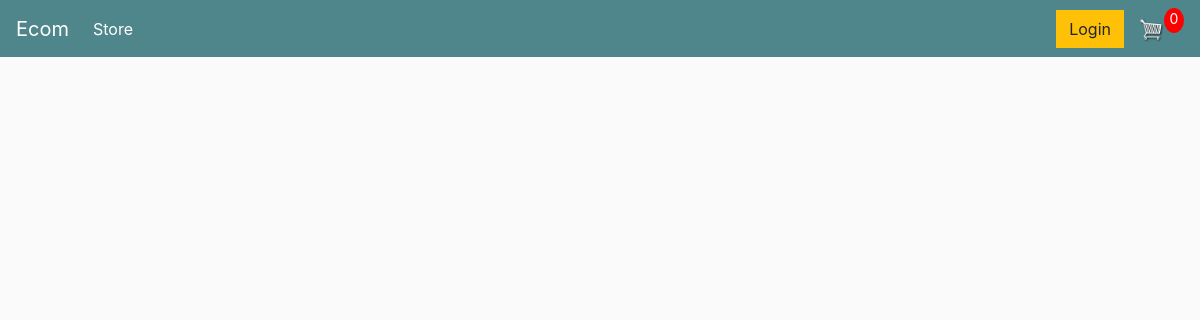
/, run on an earlier commit of the app's database.
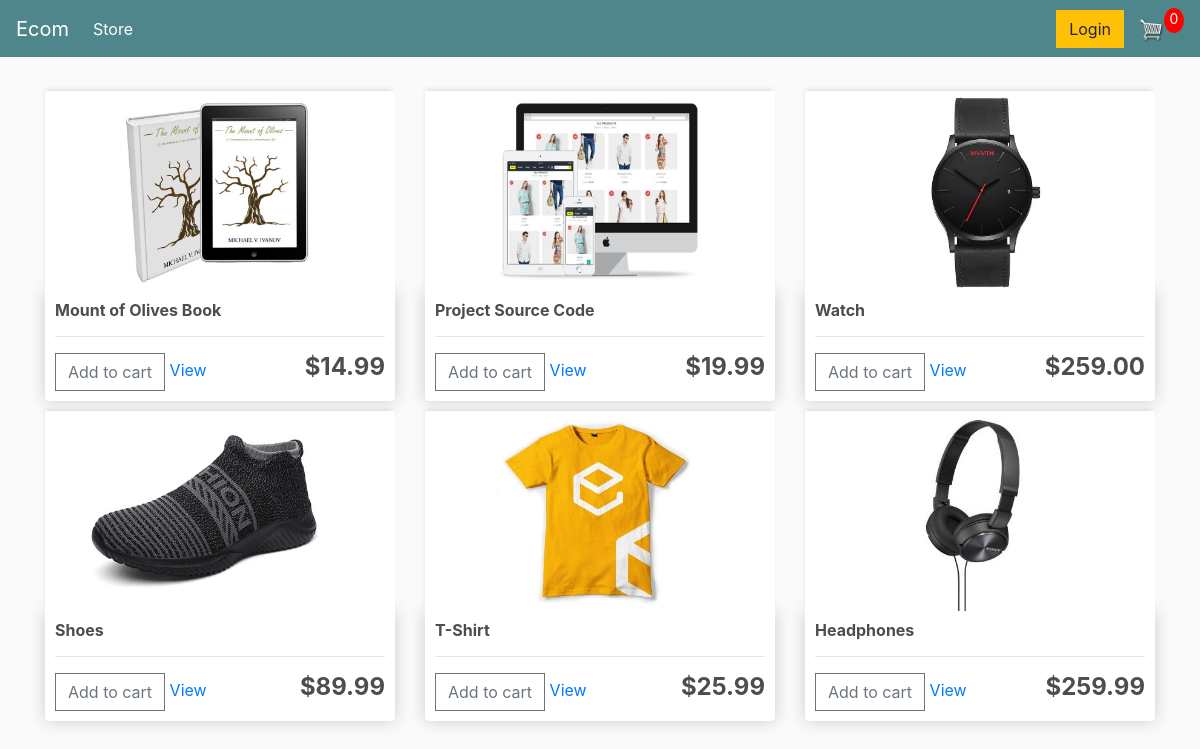
And on a later commit of the database.
### store/models.py (models this page shows, shortened)
class Product(models.Model):
    name = models.CharField(max_length=200)
    price = models.FloatField()
    digital = models.BooleanField(default=False,null=True,blank=True)
    image = models.ImageField(null=True,blank=True)
    @property
    def imageURL(self):
        try:
            url = self.image.url
        except:
            url = ''
        return url

### store/views.py (the view)
# urls.py: path('',include("store.urls")),
def store(request):
    products = Product.objects.all()
    context = {'products':products}
    return render(request, 'store/store.html', context)

### store/templates/store/store.html
{% extends 'store/main.html' %}
{% load static %}
{% block content %}
<div class="row">
    {% for product in products %}
    <div class="col-lg-4">
        <img class="thumbnail" src="{{ product.imageURL }}">
        <div class="box-element product">
            <h6><strong>{{product.name}}</strong></h6>
            <hr>
            <button data-product={{product.id}} data-action="add" class="btn btn-outline-secondary add-btn update-cart">Add to cart</button>
            <a class="btn-btn-outline-success" href="#">View</a>
            <h4 style="display: inline-block; float: right;"><strong>${{product.price|floatformat:2}}</strong></h4>
        </div>
    </div>
    {% endfor %}
</div>
{% endblock content %}

### store/templates/store/main.html (shortened to what this page needs)
<!DOCTYPE html>
{% load static %}
<html>
<head>
	<link rel="stylesheet" href="https://stackpath.bootstrapcdn.com/bootstrap/4.4.1/css/bootstrap.min.css"
>
	<link rel="stylesheet" type="text/css" href="{% static 'css/main.css' %}">
</head>
<body>
	<nav class="navbar navbar-expand-lg navbar-dark bg-dark">
		<a class="navbar-brand" href="{% url 'store' %}">Ecom</a>
		<div class="collapse navbar-collapse" id="navbarSupportedContent">
			<ul class="navbar-nav mr-auto">
				<li class="nav-item active">
					<a class="nav-link" href="{% url 'store' %}">Store <span class="sr-only">(current)</span></a>
				</li>
			</ul>
			<div class="form-inline my-2 my-lg-0">
				<a href="#" class="btn btn-warning">Login</a>
				<a href="{% url 'cart' %}">
					<img id="cart-icon" src="{% static 'images/cart.png' %}">
				</a>
				<p id="cart-total">0</p>
			</div>
		</div>
	</nav>
	<div class="container">
		<br>
		{% block content %}
		{% endblock content %}
	</div>
</body>
</html>

### static/css/main.css (style rules this page uses)
body { background-color: hsl(0, 0%, 98%); }
h1,h2,h3,h4,h5,h6 { color:hsl(0, 0%, 30%); }
.box-element { box-shadow:hsl(0, 0%, 80%) 0 0 16px; background-color: #fff; border-radius: 4px; padding: 10px; }
.thumbnail { width: 100%; height: 200px; -webkit-box-shadow: -1px -3px 5px -2px rgba(214,214,214,1); -moz-box-shadow: -1px -3px 5px -2px rgba(214,214,214,1); box-shadow: -1px -3px 5px -2px rgba(214,214,214,1); }
.product { border-radius: 0 0 4px 4px; }
.bg-dark { background-color: #4f868c!important; }
#cart-icon { width:25px; display: inline-block; margin-left: 15px; }
#cart-total { display: block; text-align: center; color:#fff; background-color: red; width: 20px; height: 25px; border-radius: 50%; font-size: 14px; }
.col-lg-4, .col-lg-6, .col-lg-8, .col-lg-12 { margin-top: 10px; }
.btn { border-radius: 0; }

What changed in the data, as far as the page shows it:
added Product: imageURL (picture), name "Mount of Olives Book", price "14.99"
added Product: imageURL (picture), name "Project Source Code", price "19.99"
added Product: imageURL (picture), name "Watch", price "259.00"
added Product: imageURL (picture), name "Shoes", price "89.99"
added Product: imageURL (picture), name "T-Shirt", price "25.99"
added Product: imageURL (picture), name "Headphones", price "259.99"
